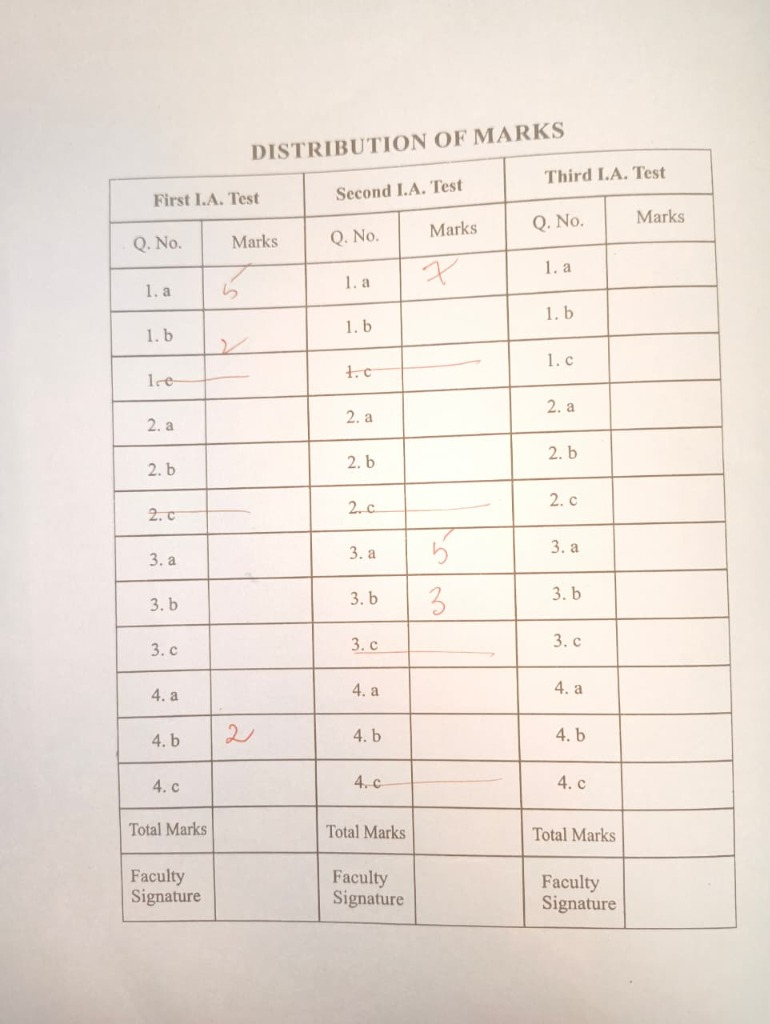
#> input picture sample_data/distribution_marks_sample_1.jpg, 770 x 1024 px
$ python -i image_preprocessor.py   (imports and definitions only)
#> lines starting #> are read from the running program, lines starting #| are printed output that depends on the picture; after the words box and inside, x2 and y2 are one past the last pixel; in counts of white or black regions, pixels touching at a corner belong together
"""Image preprocessing module for college examination bluebooks.

Implements a deterministic, 10-stage classical computer vision pipeline
with orientation correction, 4-point perspective transformation,
deskewing, noise filtering, and adaptive/Otsu thresholding.
"""

from dataclasses import dataclass, field
from typing import Optional, Tuple, Dict, Any
import numpy as np
import cv2


@dataclass
class PreprocessingResult:
    """Encapsulates the complete result of the 10-stage preprocessing pipeline."""

    success: bool
    original_bgr: np.ndarray
    aligned_bgr: np.ndarray
    grayscale: np.ndarray
    thresholded_inv: np.ndarray  # Foreground strokes are 255, background is 0
    thresholded: np.ndarray      # Standard black text on white background
    skew_angle: float
    perspective_corrected: bool
    alignment_status: str        # 'auto_aligned', 'fallback_scaled', 'manual_needed'
    error_message: Optional[str] = None
    debug_info: Dict[str, Any] = field(default_factory=dict)


class ImagePreprocessor:
    """Applies classical computer vision transformations to align and clean bluebook sheets."""

    def __init__(
        self,
        default_target_width: int = 1240,
        default_target_height: int = 1754,
    ):
        """Initialize ImagePreprocessor.

        Args:
            default_target_width: Standard page width in pixels (150 DPI A4 is 1240).
            default_target_height: Standard page height in pixels (150 DPI A4 is 1754).
        """
        self.default_width = default_target_width
        self.default_height = default_target_height

    def preprocess(
        self,
        image_bgr: np.ndarray,
        target_width: Optional[int] = None,
        target_height: Optional[int] = None,
        auto_align: bool = True,
        denoise_method: str = "median",
        threshold_method: str = "otsu",
        manual_corners: Optional[np.ndarray] = None,
    ) -> PreprocessingResult:
        """Run the end-to-end 10-stage preprocessing pipeline.

        Args:
            image_bgr: Source OpenCV BGR image.
            target_width: Target normalized width.
            target_height: Target normalized height.
            auto_align: Whether to automatically detect page boundary and warp perspective.
            denoise_method: 'median' or 'gaussian'.
            threshold_method: 'otsu' or 'adaptive'.
            manual_corners: Optional 4-point array provided by user if auto-align fails.

        Returns:
            PreprocessingResult with aligned and thresholded outputs.
        """
        if image_bgr is None or image_bgr.size == 0:
            return PreprocessingResult(
                success=False,
                original_bgr=np.zeros((100, 100, 3), dtype=np.uint8),
                aligned_bgr=np.zeros((100, 100, 3), dtype=np.uint8),
                grayscale=np.zeros((100, 100), dtype=np.uint8),
                thresholded_inv=np.zeros((100, 100), dtype=np.uint8),
                thresholded=np.zeros((100, 100), dtype=np.uint8),
                skew_angle=0.0,
                perspective_corrected=False,
                alignment_status="failed",
                error_message="Input image is empty or invalid.",
            )

        orig_copy = image_bgr.copy()
        target_w = target_width or self.default_width
        target_h = target_height or self.default_height

        # Stage 1: Load and ensure orientation (portrait check)
        h, w = orig_copy.shape[:2]
        if w > h:
            # Bluebook second sheet is portrait. If landscape, rotate 90 degrees clockwise
            working_img = cv2.rotate(orig_copy, cv2.ROTATE_90_CLOCKWISE)
        else:
            working_img = orig_copy

        perspective_applied = False
        alignment_status = "fallback_scaled"
        corners_used = None

        # Stage 2-4: Page boundary detection and perspective correction
        if manual_corners is not None and len(manual_corners) == 4:
            working_img = self._four_point_transform(working_img, manual_corners, target_w, target_h)
            perspective_applied = True
            alignment_status = "manual_aligned"
            corners_used = manual_corners
        elif auto_align:
            detected_corners = self._detect_page_contour(working_img)
            if detected_corners is not None:
                working_img = self._four_point_transform(working_img, detected_corners, target_w, target_h)
                perspective_applied = True
                alignment_status = "auto_aligned"
                corners_used = detected_corners
            else:
                # If page detection fails, resize directly to reference resolution
                working_img = cv2.resize(working_img, (target_w, target_h), interpolation=cv2.INTER_AREA)
                alignment_status = "fallback_scaled"
        else:
            working_img = cv2.resize(working_img, (target_w, target_h), interpolation=cv2.INTER_AREA)

        # Stage 5: Ensure consistent reference resolution
        if working_img.shape[1] != target_w or working_img.shape[0] != target_h:
            working_img = cv2.resize(working_img, (target_w, target_h), interpolation=cv2.INTER_AREA)

        # Stage 6: Convert to grayscale
        gray = cv2.cvtColor(working_img, cv2.COLOR_BGR2GRAY)

        # Stage 7: Denoising
        if denoise_method == "gaussian":
            denoised = cv2.GaussianBlur(gray, (3, 3), 0)
        else:
            denoised = cv2.medianBlur(gray, 3)

        # Stage 8: Minor skew detection and correction
        skew_angle = self._detect_skew_angle(denoised)
        if abs(skew_angle) > 0.3 and abs(skew_angle) <= 15.0:
            # Rotate grayscale and color image
            working_img = self._rotate_image(working_img, skew_angle)
            gray = cv2.cvtColor(working_img, cv2.COLOR_BGR2GRAY)
            denoised = cv2.medianBlur(gray, 3) if denoise_method == "median" else cv2.GaussianBlur(gray, (3, 3), 0)

        # Stage 9: Thresholding to separate handwriting/lines from background
        if threshold_method == "adaptive":
            thresh_inv = cv2.adaptiveThreshold(
                denoised,
                255,
                cv2.ADAPTIVE_THRESH_GAUSSIAN_C,
                cv2.THRESH_BINARY_INV,
                blockSize=21,
                C=8,
            )
        else:
            # Otsu thresholding
            _, thresh_inv = cv2.threshold(denoised, 0, 255, cv2.THRESH_BINARY_INV + cv2.THRESH_OTSU)

        # Standard black on white representation for review
        thresh_std = cv2.bitwise_not(thresh_inv)

        return PreprocessingResult(
            success=True,
            original_bgr=orig_copy,
            aligned_bgr=working_img,
            grayscale=gray,
            thresholded_inv=thresh_inv,
            thresholded=thresh_std,
            skew_angle=round(skew_angle, 2),
            perspective_corrected=perspective_applied,
            alignment_status=alignment_status,
            error_message=None,
            debug_info={
                "target_width": target_w,
                "target_height": target_h,
                "corners_used": corners_used.tolist() if corners_used is not None else None,
            },
        )

    def _order_points(self, pts: np.ndarray) -> np.ndarray:
        """Order 4 points: top-left, top-right, bottom-right, bottom-left."""
        pts = pts.reshape(4, 2).astype(np.float32)
        rect = np.zeros((4, 2), dtype=np.float32)

        # Sum of coords: top-left has smallest sum, bottom-right has largest sum
        s = pts.sum(axis=1)
        rect[0] = pts[np.argmin(s)]
        rect[2] = pts[np.argmax(s)]

        # Difference of coords: top-right has smallest diff, bottom-left has largest diff
        diff = np.diff(pts, axis=1)
        rect[1] = pts[np.argmin(diff)]
        rect[3] = pts[np.argmax(diff)]

        return rect

    def _four_point_transform(
        self,
        image: np.ndarray,
        pts: np.ndarray,
        target_w: int,
        target_h: int,
    ) -> np.ndarray:
        """Apply 4-point perspective warp to un-distort sheet photograph."""
        rect = self._order_points(pts)
        dst = np.array(
            [
                [0, 0],
                [target_w - 1, 0],
                [target_w - 1, target_h - 1],
                [0, target_h - 1],
            ],
            dtype=np.float32,
        )
        matrix = cv2.getPerspectiveTransform(rect, dst)
        warped = cv2.warpPerspective(image, matrix, (target_w, target_h), flags=cv2.INTER_LINEAR)
        return warped

    def _detect_page_contour(self, image_bgr: np.ndarray) -> Optional[np.ndarray]:
        """Detect four outer corners of the bluebook page."""
        orig_h, orig_w = image_bgr.shape[:2]
        # Downscale for robust edge finding
        scale = 800.0 / max(orig_h, orig_w)
        if scale < 1.0:
            small_w = int(orig_w * scale)
            small_h = int(orig_h * scale)
            small = cv2.resize(image_bgr, (small_w, small_h), interpolation=cv2.INTER_AREA)
        else:
            small = image_bgr.copy()
            scale = 1.0

        gray = cv2.cvtColor(small, cv2.COLOR_BGR2GRAY)
        blurred = cv2.GaussianBlur(gray, (5, 5), 0)
        edged = cv2.Canny(blurred, 50, 150)

        # Dilate edges to close minor gaps in border
        kernel = cv2.getStructuringElement(cv2.MORPH_RECT, (3, 3))
        dilated = cv2.dilate(edged, kernel, iterations=2)

        contours, _ = cv2.findContours(dilated, cv2.RETR_LIST, cv2.CHAIN_APPROX_SIMPLE)
        contours = sorted(contours, key=cv2.contourArea, reverse=True)[:5]

        min_area = (small.shape[0] * small.shape[1]) * 0.35  # Must occupy at least 35% of frame

        for cnt in contours:
            area = cv2.contourArea(cnt)
            if area < min_area:
                continue

            peri = cv2.arcLength(cnt, True)
            approx = cv2.approxPolyDP(cnt, 0.02 * peri, True)

            if len(approx) == 4 and cv2.isContourConvex(approx):
                # Scale coordinates back to original size
                pts = approx.reshape(4, 2) / scale
                return pts

        return None

    def _detect_skew_angle(self, gray: np.ndarray) -> float:
        """Detect dominant skew angle from printed horizontal lines and text contours."""
        # Detect edges
        edges = cv2.Canny(gray, 50, 150, apertureSize=3)
        # Look for horizontal line segments
        lines = cv2.HoughLinesP(
            edges,
            rho=1,
            theta=np.pi / 180,
            threshold=100,
            minLineLength=gray.shape[1] // 5,
            maxLineGap=20,
        )

        if lines is None or len(lines) == 0:
            return 0.0

        angles = []
        for line in lines:
            pts = line.ravel()
            if len(pts) < 4:
                continue
            x1, y1, x2, y2 = int(pts[0]), int(pts[1]), int(pts[2]), int(pts[3])
            dx = x2 - x1
            dy = y2 - y1
            if dx == 0:
                continue
            angle = float(np.degrees(np.arctan2(dy, dx)))
            # Keep angles that are roughly horizontal (+/- 15 degrees)
            if abs(angle) <= 15.0:
                angles.append(angle)

        if not angles:
            return 0.0

        median_angle = float(np.median(angles))
        return median_angle

    # [13 lines left out: function _rotate_image, not called in this run]

>>> import cv2
>>> picture = cv2.imread('../sample_data/distribution_marks_sample_1.jpg')
#> picture is the input picture: shape (1024, 770, 3); mean B, G, R 215.7, 224.2, 234.2
>>> result = ImagePreprocessor().preprocess(picture)
#> in _detect_page_contour, `blurred = cv2.GaussianBlur(gray, (5, 5), 0)`:
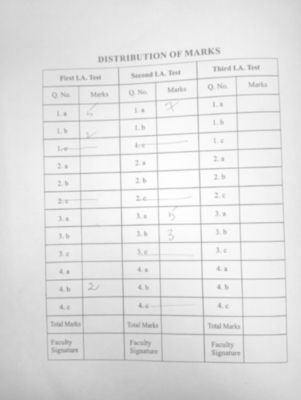
#> blurred: shape (800, 601) (shown at 1/2 size); min 145, max 254, mean 226.3
#> in _detect_page_contour, `edged = cv2.Canny(blurred, 50, 150)`:
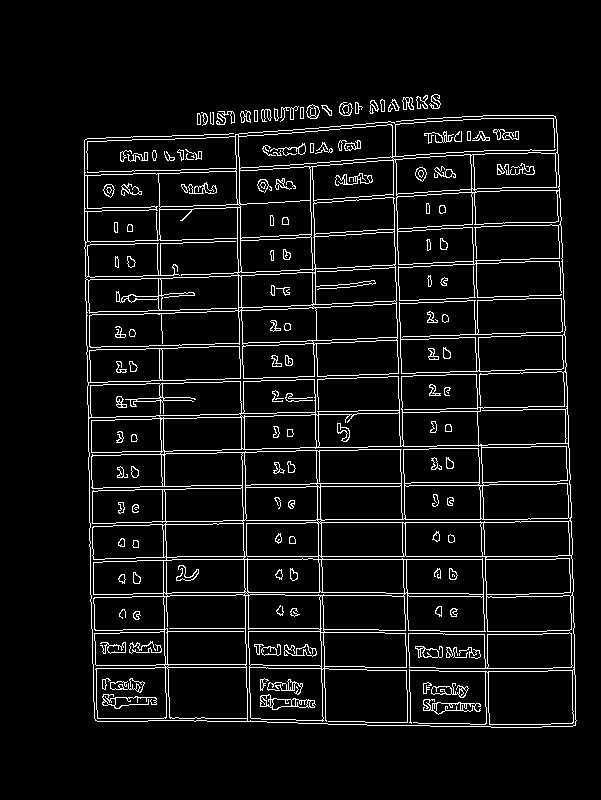
#> edged: shape (800, 601); 6.5% white in thin lines or dots, all inside (x1, y1, x2, y2) = (84, 94, 577, 728)
#> in _detect_page_contour, `dilated = cv2.dilate(edged, kernel, iterations=2)`:
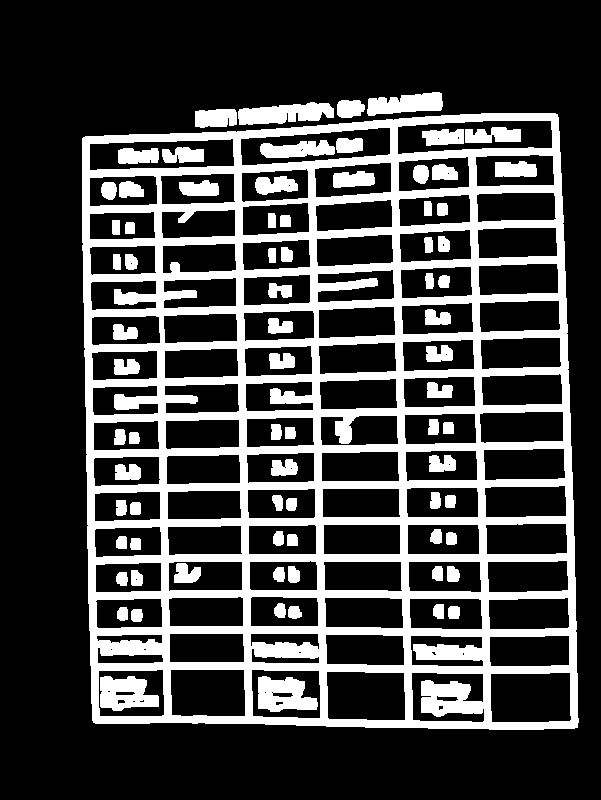
#> dilated: shape (800, 601); 25.6% white; 77 white regions
#> in _detect_page_contour, `contours, _ = cv2.findContours(dilated, cv2.RETR_LIST, cv2.CHAIN_APPRO..`: contours = 201 contours, 24 with area under 20; largest, box (x1, y1, x2, y2) and area: (82, 113, 579, 730) 290634, (397, 120, 553, 155) 4316, (240, 127, 391, 166) 4130, (490, 672, 572, 723) 3910, (89, 138, 235, 171) 3883
#> in _detect_page_contour, `contours = sorted(contours, key=cv2.contourArea, reverse=True)[:5]`: contours = 5 contours; box (x1, y1, x2, y2) and area: (82, 113, 579, 730) 290634, (397, 120, 553, 155) 4316, (240, 127, 391, 166) 4130, (490, 672, 572, 723) 3910, (89, 138, 235, 171) 3883
#> the loop in _detect_page_contour, `for cnt in contours:` made 1 pass
#> (area, peri, approx, pts) on pass 1: (290634, 2194.1, [[557, 114], [82, 138], [93, 722], [577, 727]], [[713, 145.9], [105, 176.6], [119, 924.2], [738.6, 930.6]])
#> in preprocess, `detected_corners = self._detect_page_contour(working_img)`: detected_corners = [[713, 145.9], [105, 176.6], [119, 924.2], [738.6, 930.6]]
#> in _order_points, `pts = pts.reshape(4, 2).astype(np.float32)`: pts has the same summary as detected_corners in preprocess
#> in _order_points, `s = pts.sum(axis=1)`: s = [858.9, 281.6, 1043.2, 1669.1]
#> in _order_points, `diff = np.diff(pts, axis=1)`: diff = [-567, 71.68, 805.1, 192]
#> in _four_point_transform, `rect = self._order_points(pts)`: rect = [[105, 176.6], [713, 145.9], [738.6, 930.6], [119, 924.2]]
#> in _four_point_transform, `matrix = cv2.getPerspectiveTransform(rect, dst)`: matrix = [[2.16, -0.0408, -219.9], [0.122, 2.41, -438.9], [8.35e-05, 2.14e-05, 1]]
#> in _four_point_transform, `warped = cv2.warpPerspective(image, matrix, (target_w, target_h), flag..`:
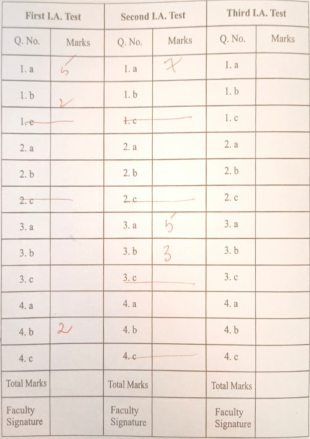
#> warped: shape (1754, 1240, 3) (shown at 1/4 size); mean B, G, R 219.5, 228.2, 238.6
#> in preprocess, `corners_used = detected_corners`: corners_used has the same summary as detected_corners
#> in _detect_skew_angle, `edges = cv2.Canny(gray, 50, 150, apertureSize=3)`:
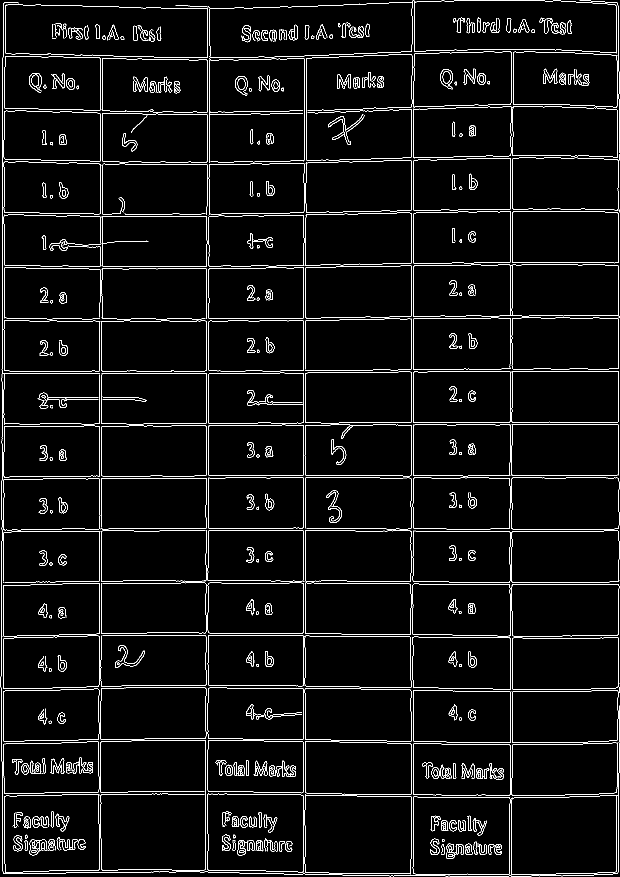
#> edges: shape (1754, 1240) (shown at 1/2 size); 4.1% white in thin lines or dots
#> in _detect_skew_angle, `lines = cv2.HoughLinesP( edges, rho=1, theta=np.pi / 180, threshold=10..`: lines = 39 rows, first 6: [822, 1717, 822, 1423], [826, 1751, 826, 1360], [610, 1619, 610, 696], [606, 1747, 606, 1094], [4, 490, 4, 181], [1020, 924, 1020, 455]
#> the loop in _detect_skew_angle, `for line in lines:` made 39 passes
#> (x1, y1, x2, y2, dx, dy) on passes 1 to 8: (822, 1717, 822, 1423, 0, -294), (826, 1751, 826, 1360, 0, -391), (610, 1619, 610, 696, 0, -923), (606, 1747, 606, 1094, 0, -653), (4, 490, 4, 181, 0, -309), (1020, 924, 1020, 455, 0, -469), (7, 1192, 7, 904, 0, -288), (1024, 890, 1024, 455, 0, -435)
#> after the loop in _detect_skew_angle, `for line in lines:`: angles = [0, 0, 0, 0, -1.01, 0, 0, -0.92, 0, -0.838, -2, 0.968, -1.97, -1.98, -1.78, -1.99, 0]
#> in _detect_skew_angle, `median_angle = float(np.median(angles))`: median_angle = 0
#> in preprocess, `_, thresh_inv = cv2.threshold(denoised, 0, 255, cv2.THRESH_BINARY_INV ..`:
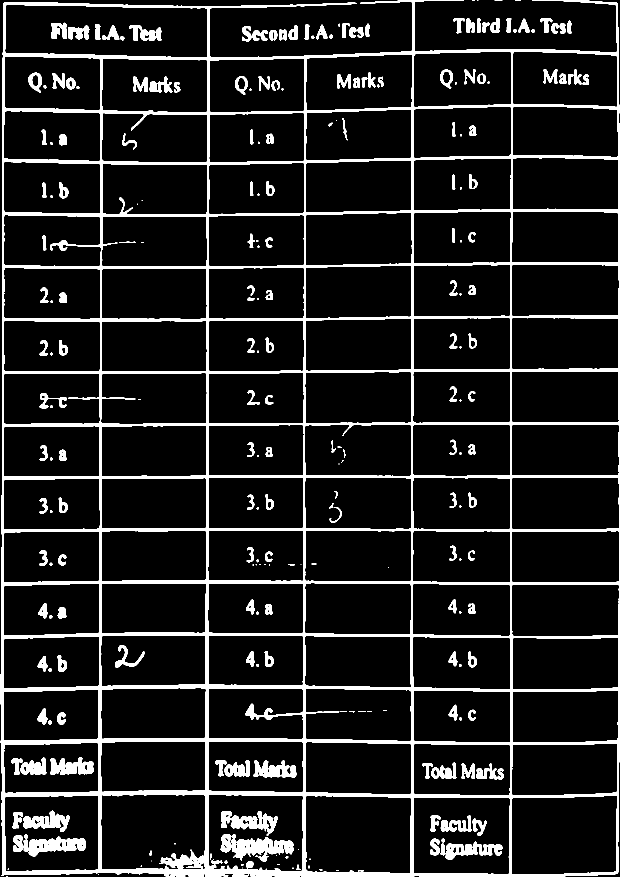
#> thresh_inv: shape (1754, 1240) (shown at 1/2 size); 10.9% white; 248 white regions (62 under 20 px), largest, box (x1, y1, x2, y2) and area: (0, 0, 1240, 1754) 173463, (463, 1668, 588, 1723) 3511, (26, 1669, 172, 1714) 3422
#> in preprocess, `thresh_std = cv2.bitwise_not(thresh_inv)`:
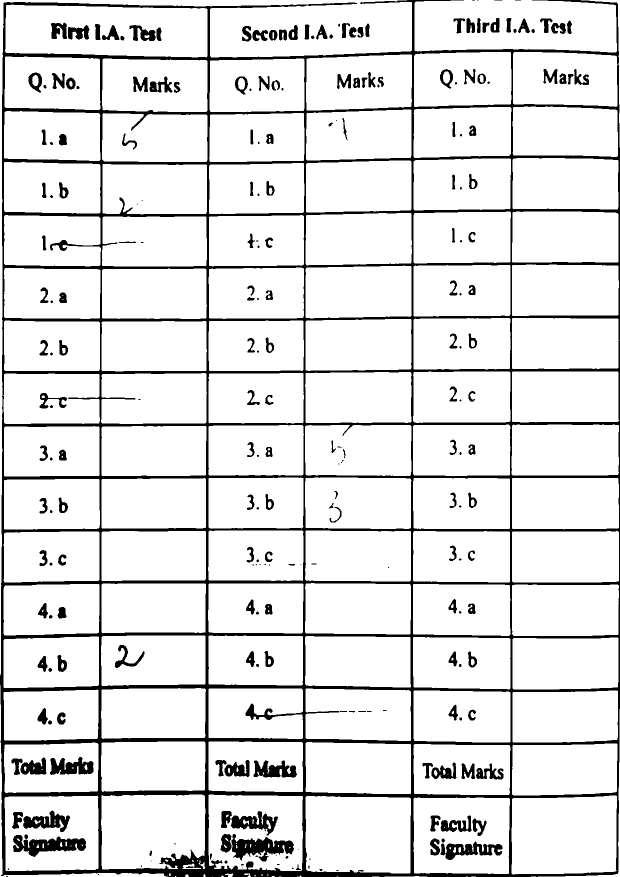
#> thresh_std: shape (1754, 1240) (shown at 1/2 size); 89.1% white; 248 black regions (62 under 20 px), largest, box (x1, y1, x2, y2) and area: (0, 0, 1240, 1754) 173463, (463, 1668, 588, 1723) 3511, (26, 1669, 172, 1714) 3422
